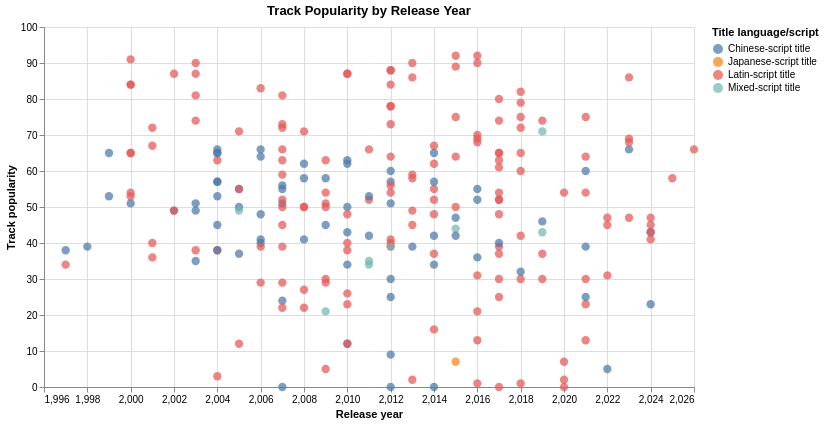

The notebook cell this image was saved under:
### Code cell
alt.Chart(df).mark_circle(size=70, opacity=0.72).encode(
    x=alt.X("release_year:Q", title="Release year", scale=alt.Scale(zero=False)),
    y=alt.Y("popularity:Q", title="Track popularity"),
    color=alt.Color("song_title_language:N", title="Title language/script"),
    tooltip=["track_name:N", "main_artist_name:N", "release_year:Q", "popularity:Q", "song_title_language:N"],
).properties(
    title="Track Popularity by Release Year",
    width=650,
    height=360,
)

### Figure 1 — Vega-Lite specification as saved in the notebook (floating-point values rounded to 4 significant figures; data arrays with more than 128 entries replaced by an {"elided": "..."} marker saying what was removed)
{"config": {"view": {"continuousWidth": 300, "continuousHeight": 300}}, "data": {"name": "data-f4196bea6bca70f90641119af263f044"}, "mark": {"type": "circle", "opacity": 0.72, "size": 70}, "encoding": {"color": {"field": "song_title_language", "title": "Title language/script", "type": "nominal"}, "tooltip": [{"field": "track_name", "type": "nominal"}, {"field": "main_artist_name", "type": "nominal"}, {"field": "release_year", "type": "quantitative"}, {"field": "popularity", "type": "quantitative"}, {"field": "song_title_language", "type": "nominal"}], "x": {"field": "release_year", "scale": {"zero": false}, "title": "Release year", "type": "quantitative"}, "y": {"field": "popularity", "title": "Track popularity", "type": "quantitative"}}, "height": 360, "title": "Track Popularity by Release Year", "width": 650, "$schema": "https://vega.github.io/schema/vega-lite/v6.1.0.json", "datasets": {"data-f4196bea6bca70f90641119af263f044": {"elided": "238 records"}}}
